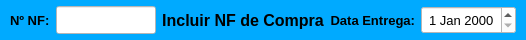
     <widget class="QWidget" name="widget_cabecalho" native="true">
      <property name="sizePolicy">
       <sizepolicy hsizetype="Preferred" vsizetype="Preferred">
        <horstretch>0</horstretch>
        <verstretch>0</verstretch>
       </sizepolicy>
      </property>
      <property name="minimumSize">
       <size>
        <width>0</width>
        <height>40</height>
       </size>
      </property>
      <property name="maximumSize">
       <size>
        <width>16777215</width>
        <height>40</height>
       </size>
      </property>
      <property name="styleSheet">
       <string notr="true">background-color: rgb(0, 170, 255);</string>
      </property>
      <layout class="QHBoxLayout" name="horizontalLayout_3">
       <property name="spacing">
        <number>6</number>
       </property>
       <property name="leftMargin">
        <number>10</number>
       </property>
       <property name="topMargin">
        <number>6</number>
       </property>
       <property name="rightMargin">
        <number>10</number>
       </property>
       <property name="bottomMargin">
        <number>6</number>
       </property>
       <item>
        <widget class="QLabel" name="label_4">
         <property name="sizePolicy">
          <sizepolicy hsizetype="Fixed" vsizetype="Preferred">
           <horstretch>0</horstretch>
           <verstretch>0</verstretch>
          </sizepolicy>
         </property>
         <property name="maximumSize">
          <size>
           <width>40</width>
           <height>16777215</height>
          </size>
         </property>
         <property name="font">
          <font>
           <pointsize>10</pointsize>
           <weight>75</weight>
           <bold>true</bold>
          </font>
         </property>
         <property name="text">
          <string>Nº NF:</string>
         </property>
         <property name="alignment">
          <set>Qt::AlignLeading|Qt::AlignLeft|Qt::AlignVCenter</set>
         </property>
        </widget>
       </item>
       <item>
        <widget class="QLineEdit" name="line_Num_NF">
         <property name="sizePolicy">
          <sizepolicy hsizetype="Fixed" vsizetype="Preferred">
           <horstretch>0</horstretch>
           <verstretch>0</verstretch>
          </sizepolicy>
         </property>
         <property name="minimumSize">
          <size>
           <width>100</width>
           <height>0</height>
          </size>
         </property>
         <property name="maximumSize">
          <size>
           <width>100</width>
           <height>16777215</height>
          </size>
         </property>
         <property name="font">
          <font>
           <pointsize>9</pointsize>
          </font>
         </property>
         <property name="styleSheet">
          <string notr="true">background-color: rgb(255, 255, 255);</string>
         </property>
         <property name="alignment">
          <set>Qt::AlignCenter</set>
         </property>
        </widget>
       </item>
       <item>
        <widget class="QLabel" name="label_18">
         <property name="font">
          <font>
           <pointsize>12</pointsize>
           <weight>75</weight>
           <bold>true</bold>
          </font>
         </property>
         <property name="text">
          <string>Incluir NF de Compra</string>
         </property>
         <property name="alignment">
          <set>Qt::AlignCenter</set>
         </property>
        </widget>
       </item>
       <item>
        <widget class="QLabel" name="label_12">
         <property name="sizePolicy">
          <sizepolicy hsizetype="Fixed" vsizetype="Preferred">
           <horstretch>0</horstretch>
           <verstretch>0</verstretch>
          </sizepolicy>
         </property>
         <property name="maximumSize">
          <size>
           <width>111</width>
           <height>16777215</height>
          </size>
         </property>
         <property name="font">
          <font>
           <pointsize>10</pointsize>
           <weight>75</weight>
           <bold>true</bold>
          </font>
         </property>
         <property name="text">
          <string>Data Entrega:</string>
         </property>
         <property name="alignment">
          <set>Qt::AlignRight|Qt::AlignTrailing|Qt::AlignVCenter</set>
         </property>
        </widget>
       </item>
       <item>
        <widget class="QDateEdit" name="date_Entrega">
         <property name="sizePolicy">
          <sizepolicy hsizetype="Fixed" vsizetype="Preferred">
           <horstretch>0</horstretch>
           <verstretch>0</verstretch>
          </sizepolicy>
         </property>
         <property name="maximumSize">
          <size>
           <width>95</width>
           <height>16777215</height>
          </size>
         </property>
         <property name="font">
          <font>
           <pointsize>10</pointsize>
          </font>
         </property>
         <property name="styleSheet">
          <string notr="true">background-color: rgb(255, 255, 255);</string>
         </property>
         <property name="alignment">
          <set>Qt::AlignCenter</set>
         </property>
        </widget>
       </item>
      </layout>
     </widget>
